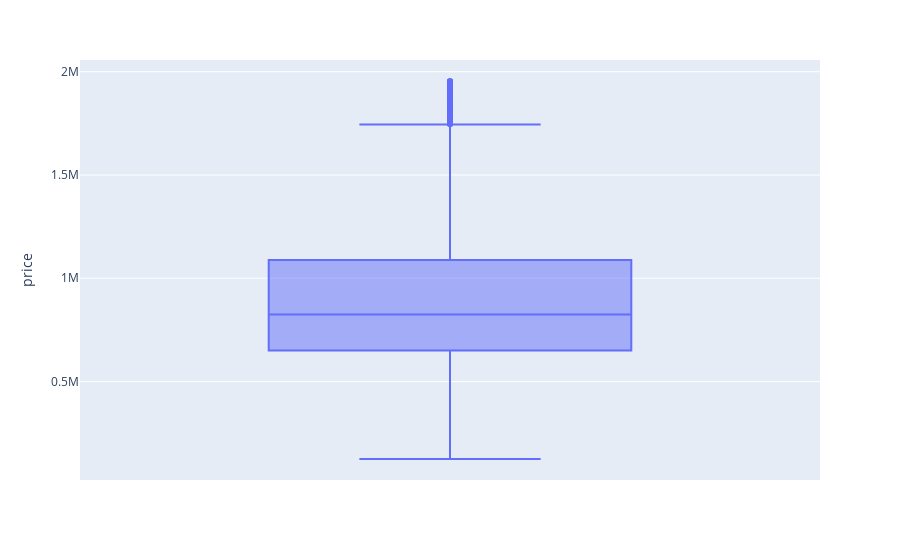

The cell this chart's notebook holds for it:
### Code cell
import plotly.express as px
fig = px.box(new_df, y="price")
fig.show()

### Figure 1 — Plotly figure (JSON) as saved in the notebook; plotly's stock layout.template omitted (floating-point values rounded to 4 significant figures; data arrays with more than 128 entries replaced by an {"elided": "..."} marker saying what was removed)
{"data": [{"alignmentgroup": "True", "hovertemplate": "price=%{y}<extra></extra>", "legendgroup": "", "marker": {"color": "#636efa"}, "name": "", "notched": false, "offsetgroup": "", "orientation": "v", "showlegend": false, "type": "box", "x0": " ", "xaxis": "x", "y": {"elided": "11170 int values"}, "y0": " ", "yaxis": "y"}], "layout": {"boxmode": "group", "legend": {"tracegroupgap": 0}, "margin": {"t": 60}, "xaxis": {"anchor": "y", "domain": [0, 1]}, "yaxis": {"anchor": "x", "domain": [0, 1], "title": {"text": "price"}}}}
